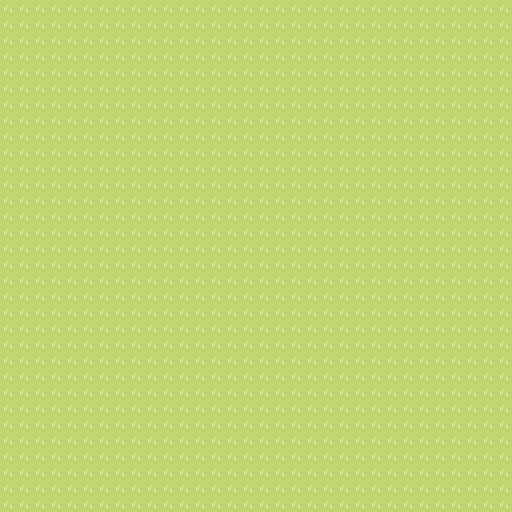

Tiled map render using the project's own tile images. Description and the whole map definition, tile-layer contents included, below:
An orthogonal 32x32 tile map with 16x16 px tiles, 1 tile layer (Tile Layer 1), 6 tilesets.

<map version="1.8" tiledversion="1.8.2" orientation="orthogonal" renderorder="right-down" width="32" height="32" tilewidth="16" tileheight="16" infinite="0" nextlayerid="2" nextobjectid="1">
 <tileset firstgid="1" name="Fences" tilewidth="16" tileheight="16" tilecount="16" columns="4">
  <image source="assets/originalSprites/SproutLands/Tilesets/Fences.png" width="64" height="64" />
 </tileset>
 <tileset firstgid="17" name="Grass" tilewidth="16" tileheight="16" tilecount="80" columns="10">
  <image source="assets/originalSprites/SproutLands/Tilesets/Grass.png" width="160" height="128" />
 </tileset>
 <tileset firstgid="97" name="Hills" tilewidth="16" tileheight="16" tilecount="36" columns="6">
  <image source="assets/originalSprites/SproutLands/Tilesets/Hills.png" width="96" height="96" />
 </tileset>
 <tileset firstgid="133" name="Tilled Dirt" tilewidth="16" tileheight="16" tilecount="64" columns="8">
  <image source="assets/originalSprites/SproutLands/Tilesets/Tilled Dirt.png" width="128" height="128" />
 </tileset>
 <tileset firstgid="197" name="Water" tilewidth="16" tileheight="16" tilecount="4" columns="4">
  <image source="assets/originalSprites/SproutLands/Tilesets/Water.png" width="64" height="16" />
 </tileset>
 <tileset firstgid="201" name="Wooden House" tilewidth="16" tileheight="16" tilecount="35" columns="7">
  <image source="assets/originalSprites/SproutLands/Tilesets/Wooden House.png" width="112" height="80" />
 </tileset>
 <layer id="1" name="Tile Layer 1" width="32" height="32">
  <data encoding="csv">
27,27,27,27,27,27,27,27,27,27,27,27,27,27,27,27,27,27,27,27,27,27,27,27,27,27,27,27,27,27,27,27,
27,27,27,27,27,27,27,27,27,27,27,27,27,27,27,27,27,27,27,27,27,27,27,27,27,27,27,27,27,27,27,27,
27,27,27,27,27,27,27,27,27,27,27,27,27,27,27,27,27,27,27,27,27,27,27,27,27,27,27,27,27,27,27,27,
27,27,27,27,27,27,27,27,27,27,27,27,27,27,27,27,27,27,27,27,27,27,27,27,27,27,27,27,27,27,27,27,
27,27,27,27,27,27,27,27,27,27,27,27,27,27,27,27,27,27,27,27,27,27,27,27,27,27,27,27,27,27,27,27,
27,27,27,27,27,27,27,27,27,27,27,27,27,27,27,27,27,27,27,27,27,27,27,27,27,27,27,27,27,27,27,27,
27,27,27,27,27,27,27,27,27,27,27,27,27,27,27,27,27,27,27,27,27,27,27,27,27,27,27,27,27,27,27,27,
27,27,27,27,27,27,27,27,27,27,27,27,27,27,27,27,27,27,27,27,27,27,27,27,27,27,27,27,27,27,27,27,
27,27,27,27,27,27,27,27,27,27,27,27,27,27,27,27,27,27,27,27,27,27,27,27,27,27,27,27,27,27,27,27,
27,27,27,27,27,27,27,27,27,27,27,27,27,27,27,27,27,27,27,27,27,27,27,27,27,27,27,27,27,27,27,27,
27,27,27,27,27,27,27,27,27,27,27,27,27,27,27,27,27,27,27,27,27,27,27,27,27,27,27,27,27,27,27,27,
27,27,27,27,27,27,27,27,27,27,27,27,27,27,27,27,27,27,27,27,27,27,27,27,27,27,27,27,27,27,27,27,
27,27,27,27,27,27,27,27,27,27,27,27,27,27,27,27,27,27,27,27,27,27,27,27,27,27,27,27,27,27,27,27,
27,27,27,27,27,27,27,27,27,27,27,27,27,27,27,27,27,27,27,27,27,27,27,27,27,27,27,27,27,27,27,27,
27,27,27,27,27,27,27,27,27,27,27,27,27,27,27,27,27,27,27,27,27,27,27,27,27,27,27,27,27,27,27,27,
27,27,27,27,27,27,27,27,27,27,27,27,27,27,27,27,27,27,27,27,27,27,27,27,27,27,27,27,27,27,27,27,
27,27,27,27,27,27,27,27,27,27,27,27,27,27,27,27,27,27,27,27,27,27,27,27,27,27,27,27,27,27,27,27,
27,27,27,27,27,27,27,27,27,27,27,27,27,27,27,27,27,27,27,27,27,27,27,27,27,27,27,27,27,27,27,27,
27,27,27,27,27,27,27,27,27,27,27,27,27,27,27,27,27,27,27,27,27,27,27,27,27,27,27,27,27,27,27,27,
27,27,27,27,27,27,27,27,27,27,27,27,27,27,27,27,27,27,27,27,27,27,27,27,27,27,27,27,27,27,27,27,
27,27,27,27,27,27,27,27,27,27,27,27,27,27,27,27,27,27,27,27,27,27,27,27,27,27,27,27,27,27,27,27,
27,27,27,27,27,27,27,27,27,27,27,27,27,27,27,27,27,27,27,27,27,27,27,27,27,27,27,27,27,27,27,27,
27,27,27,27,27,27,27,27,27,27,27,27,27,27,27,27,27,27,27,27,27,27,27,27,27,27,27,27,27,27,27,27,
27,27,27,27,27,27,27,27,27,27,27,27,27,27,27,27,27,27,27,27,27,27,27,27,27,27,27,27,27,27,27,27,
27,27,27,27,27,27,27,27,27,27,27,27,27,27,27,27,27,27,27,27,27,27,27,27,27,27,27,27,27,27,27,27,
27,27,27,27,27,27,27,27,27,27,27,27,27,27,27,27,27,27,27,27,27,27,27,27,27,27,27,27,27,27,27,27,
27,27,27,27,27,27,27,27,27,27,27,27,27,27,27,27,27,27,27,27,27,27,27,27,27,27,27,27,27,27,27,27,
27,27,27,27,27,27,27,27,27,27,27,27,27,27,27,27,27,27,27,27,27,27,27,27,27,27,27,27,27,27,27,27,
27,27,27,27,27,27,27,27,27,27,27,27,27,27,27,27,27,27,27,27,27,27,27,27,27,27,27,27,27,27,27,27,
27,27,27,27,27,27,27,27,27,27,27,27,27,27,27,27,27,27,27,27,27,27,27,27,27,27,27,27,27,27,27,27,
27,27,27,27,27,27,27,27,27,27,27,27,27,27,27,27,27,27,27,27,27,27,27,27,27,27,27,27,27,27,27,27,
27,27,27,27,27,27,27,27,27,27,27,27,27,27,27,27,27,27,27,27,27,27,27,27,27,27,27,27,27,27,27,27
</data>
 </layer>
</map>
